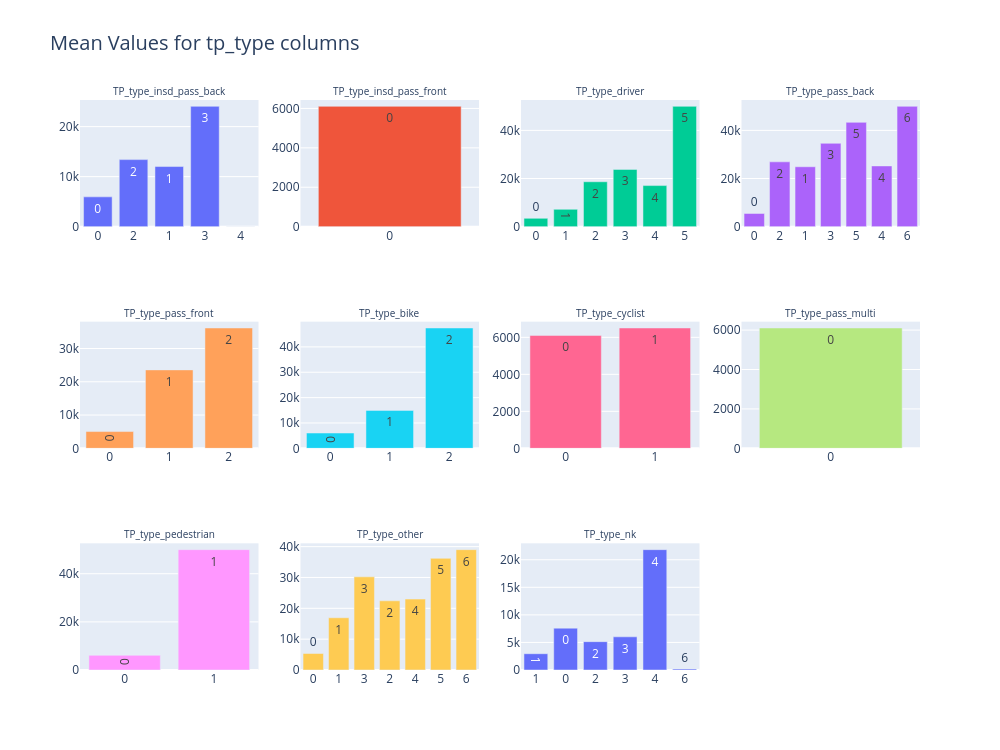

Source (notebook cell):
### Code cell
n_grid_cols = 4
n_grid_rows = math.ceil(len(tp_type_cols) / n_grid_cols)

fig = make_subplots(rows=n_grid_rows, cols=n_grid_cols, subplot_titles=tp_type_cols)

for i, col in enumerate(tp_type_cols):
    # Cast to string so each value is its own category (and nulls show up)
    vc = data_flag.select(["Capped_Incurred", col]).group_by(pl.col(col)).mean()
    fig.add_trace(
        go.Bar(
            x=vc[col].to_list(),
            y=vc["Capped_Incurred"].to_list(),
            text=vc[col].to_list(),
            textposition="auto",
            showlegend=False,
        ),
        row=i // n_grid_cols + 1,
        col=i % n_grid_cols + 1,
    )
fig.update_annotations(font_size=10)
fig.update_xaxes(type="category")
fig.update_layout(
    height=250 * n_grid_rows,
    width=250 * n_grid_cols,
    title_text="Mean Values for tp_type columns",
    title_font_size=20,
)
fig.show()

### Figure 1 — Plotly figure (JSON) as saved in the notebook; plotly's stock layout.template omitted (floating-point values rounded to 4 significant figures)
{"data": [{"showlegend": false, "text": ["0", "2", "1", "3", "4"], "textposition": "auto", "type": "bar", "x": [0, 2, 1, 3, 4], "xaxis": "x", "y": [5958.0, 13400.0, 12010.0, 24050.0, 0], "yaxis": "y"}, {"showlegend": false, "text": ["0"], "textposition": "auto", "type": "bar", "x": [0], "xaxis": "x2", "y": [6107.0], "yaxis": "y2"}, {"showlegend": false, "text": ["0", "1", "2", "3", "4", "5"], "textposition": "auto", "type": "bar", "x": [0, 1, 2, 3, 4, 5], "xaxis": "x3", "y": [3465.0, 7207.0, 18670.0, 23800.0, 17070.0, 50000], "yaxis": "y3"}, {"showlegend": false, "text": ["0", "2", "1", "3", "5", "4", "6"], "textposition": "auto", "type": "bar", "x": [0, 2, 1, 3, 5, 4, 6], "xaxis": "x4", "y": [5495.0, 26940.0, 24890.0, 34640.0, 43340.0, 25240.0, 50000], "yaxis": "y4"}, {"showlegend": false, "text": ["0", "1", "2"], "textposition": "auto", "type": "bar", "x": [0, 1, 2], "xaxis": "x5", "y": [5042.0, 23570.0, 36160.0], "yaxis": "y5"}, {"showlegend": false, "text": ["0", "1", "2"], "textposition": "auto", "type": "bar", "x": [0, 1, 2], "xaxis": "x6", "y": [6036.0, 14970.0, 47450.0], "yaxis": "y6"}, {"showlegend": false, "text": ["0", "1"], "textposition": "auto", "type": "bar", "x": [0, 1], "xaxis": "x7", "y": [6107.0, 6507.0], "yaxis": "y7"}, {"showlegend": false, "text": ["0"], "textposition": "auto", "type": "bar", "x": [0], "xaxis": "x8", "y": [6107.0], "yaxis": "y8"}, {"showlegend": false, "text": ["0", "1"], "textposition": "auto", "type": "bar", "x": [0, 1], "xaxis": "x9", "y": [6101.0, 50000], "yaxis": "y9"}, {"showlegend": false, "text": ["0", "1", "3", "2", "4", "5", "6"], "textposition": "auto", "type": "bar", "x": [0, 1, 3, 2, 4, 5, 6], "xaxis": "x10", "y": [5354.0, 16940.0, 30210.0, 22430.0, 23000.0, 36210.0, 39020.0], "yaxis": "y10"}, {"showlegend": false, "text": ["1", "0", "2", "3", "4", "6"], "textposition": "auto", "type": "bar", "x": [1, 0, 2, 3, 4, 6], "xaxis": "x11", "y": [2956.0, 7591.0, 5142.0, 6018.0, 21830.0, 185.7], "yaxis": "y11"}], "layout": {"annotations": [{"font": {"size": 10}, "showarrow": false, "text": "TP_type_insd_pass_back", "x": 0.1062, "xanchor": "center", "xref": "paper", "y": 1, "yanchor": "bottom", "yref": "paper"}, {"font": {"size": 10}, "showarrow": false, "text": "TP_type_insd_pass_front", "x": 0.3688, "xanchor": "center", "xref": "paper", "y": 1, "yanchor": "bottom", "yref": "paper"}, {"font": {"size": 10}, "showarrow": false, "text": "TP_type_driver", "x": 0.6313, "xanchor": "center", "xref": "paper", "y": 1, "yanchor": "bottom", "yref": "paper"}, {"font": {"size": 10}, "showarrow": false, "text": "TP_type_pass_back", "x": 0.8938, "xanchor": "center", "xref": "paper", "y": 1, "yanchor": "bottom", "yref": "paper"}, {"font": {"size": 10}, "showarrow": false, "text": "TP_type_pass_front", "x": 0.1062, "xanchor": "center", "xref": "paper", "y": 0.6111, "yanchor": "bottom", "yref": "paper"}, {"font": {"size": 10}, "showarrow": false, "text": "TP_type_bike", "x": 0.3688, "xanchor": "center", "xref": "paper", "y": 0.6111, "yanchor": "bottom", "yref": "paper"}, {"font": {"size": 10}, "showarrow": false, "text": "TP_type_cyclist", "x": 0.6313, "xanchor": "center", "xref": "paper", "y": 0.6111, "yanchor": "bottom", "yref": "paper"}, {"font": {"size": 10}, "showarrow": false, "text": "TP_type_pass_multi", "x": 0.8938, "xanchor": "center", "xref": "paper", "y": 0.6111, "yanchor": "bottom", "yref": "paper"}, {"font": {"size": 10}, "showarrow": false, "text": "TP_type_pedestrian", "x": 0.1062, "xanchor": "center", "xref": "paper", "y": 0.2222, "yanchor": "bottom", "yref": "paper"}, {"font": {"size": 10}, "showarrow": false, "text": "TP_type_other", "x": 0.3688, "xanchor": "center", "xref": "paper", "y": 0.2222, "yanchor": "bottom", "yref": "paper"}, {"font": {"size": 10}, "showarrow": false, "text": "TP_type_nk", "x": 0.6313, "xanchor": "center", "xref": "paper", "y": 0.2222, "yanchor": "bottom", "yref": "paper"}], "height": 750, "title": {"font": {"size": 20}, "text": "Mean Values for tp_type columns"}, "width": 1000, "xaxis": {"anchor": "y", "domain": [0, 0.2125], "type": "category"}, "xaxis10": {"anchor": "y10", "domain": [0.2625, 0.475], "type": "category"}, "xaxis11": {"anchor": "y11", "domain": [0.525, 0.7375], "type": "category"}, "xaxis12": {"anchor": "y12", "domain": [0.7875, 1], "type": "category"}, "xaxis2": {"anchor": "y2", "domain": [0.2625, 0.475], "type": "category"}, "xaxis3": {"anchor": "y3", "domain": [0.525, 0.7375], "type": "category"}, "xaxis4": {"anchor": "y4", "domain": [0.7875, 1], "type": "category"}, "xaxis5": {"anchor": "y5", "domain": [0, 0.2125], "type": "category"}, "xaxis6": {"anchor": "y6", "domain": [0.2625, 0.475], "type": "category"}, "xaxis7": {"anchor": "y7", "domain": [0.525, 0.7375], "type": "category"}, "xaxis8": {"anchor": "y8", "domain": [0.7875, 1], "type": "category"}, "xaxis9": {"anchor": "y9", "domain": [0, 0.2125], "type": "category"}, "yaxis": {"anchor": "x", "domain": [0.7778, 1]}, "yaxis10": {"anchor": "x10", "domain": [0, 0.2222]}, "yaxis11": {"anchor": "x11", "domain": [0, 0.2222]}, "yaxis12": {"anchor": "x12", "domain": [0, 0.2222]}, "yaxis2": {"anchor": "x2", "domain": [0.7778, 1]}, "yaxis3": {"anchor": "x3", "domain": [0.7778, 1]}, "yaxis4": {"anchor": "x4", "domain": [0.7778, 1]}, "yaxis5": {"anchor": "x5", "domain": [0.3889, 0.6111]}, "yaxis6": {"anchor": "x6", "domain": [0.3889, 0.6111]}, "yaxis7": {"anchor": "x7", "domain": [0.3889, 0.6111]}, "yaxis8": {"anchor": "x8", "domain": [0.3889, 0.6111]}, "yaxis9": {"anchor": "x9", "domain": [0, 0.2222]}}}
